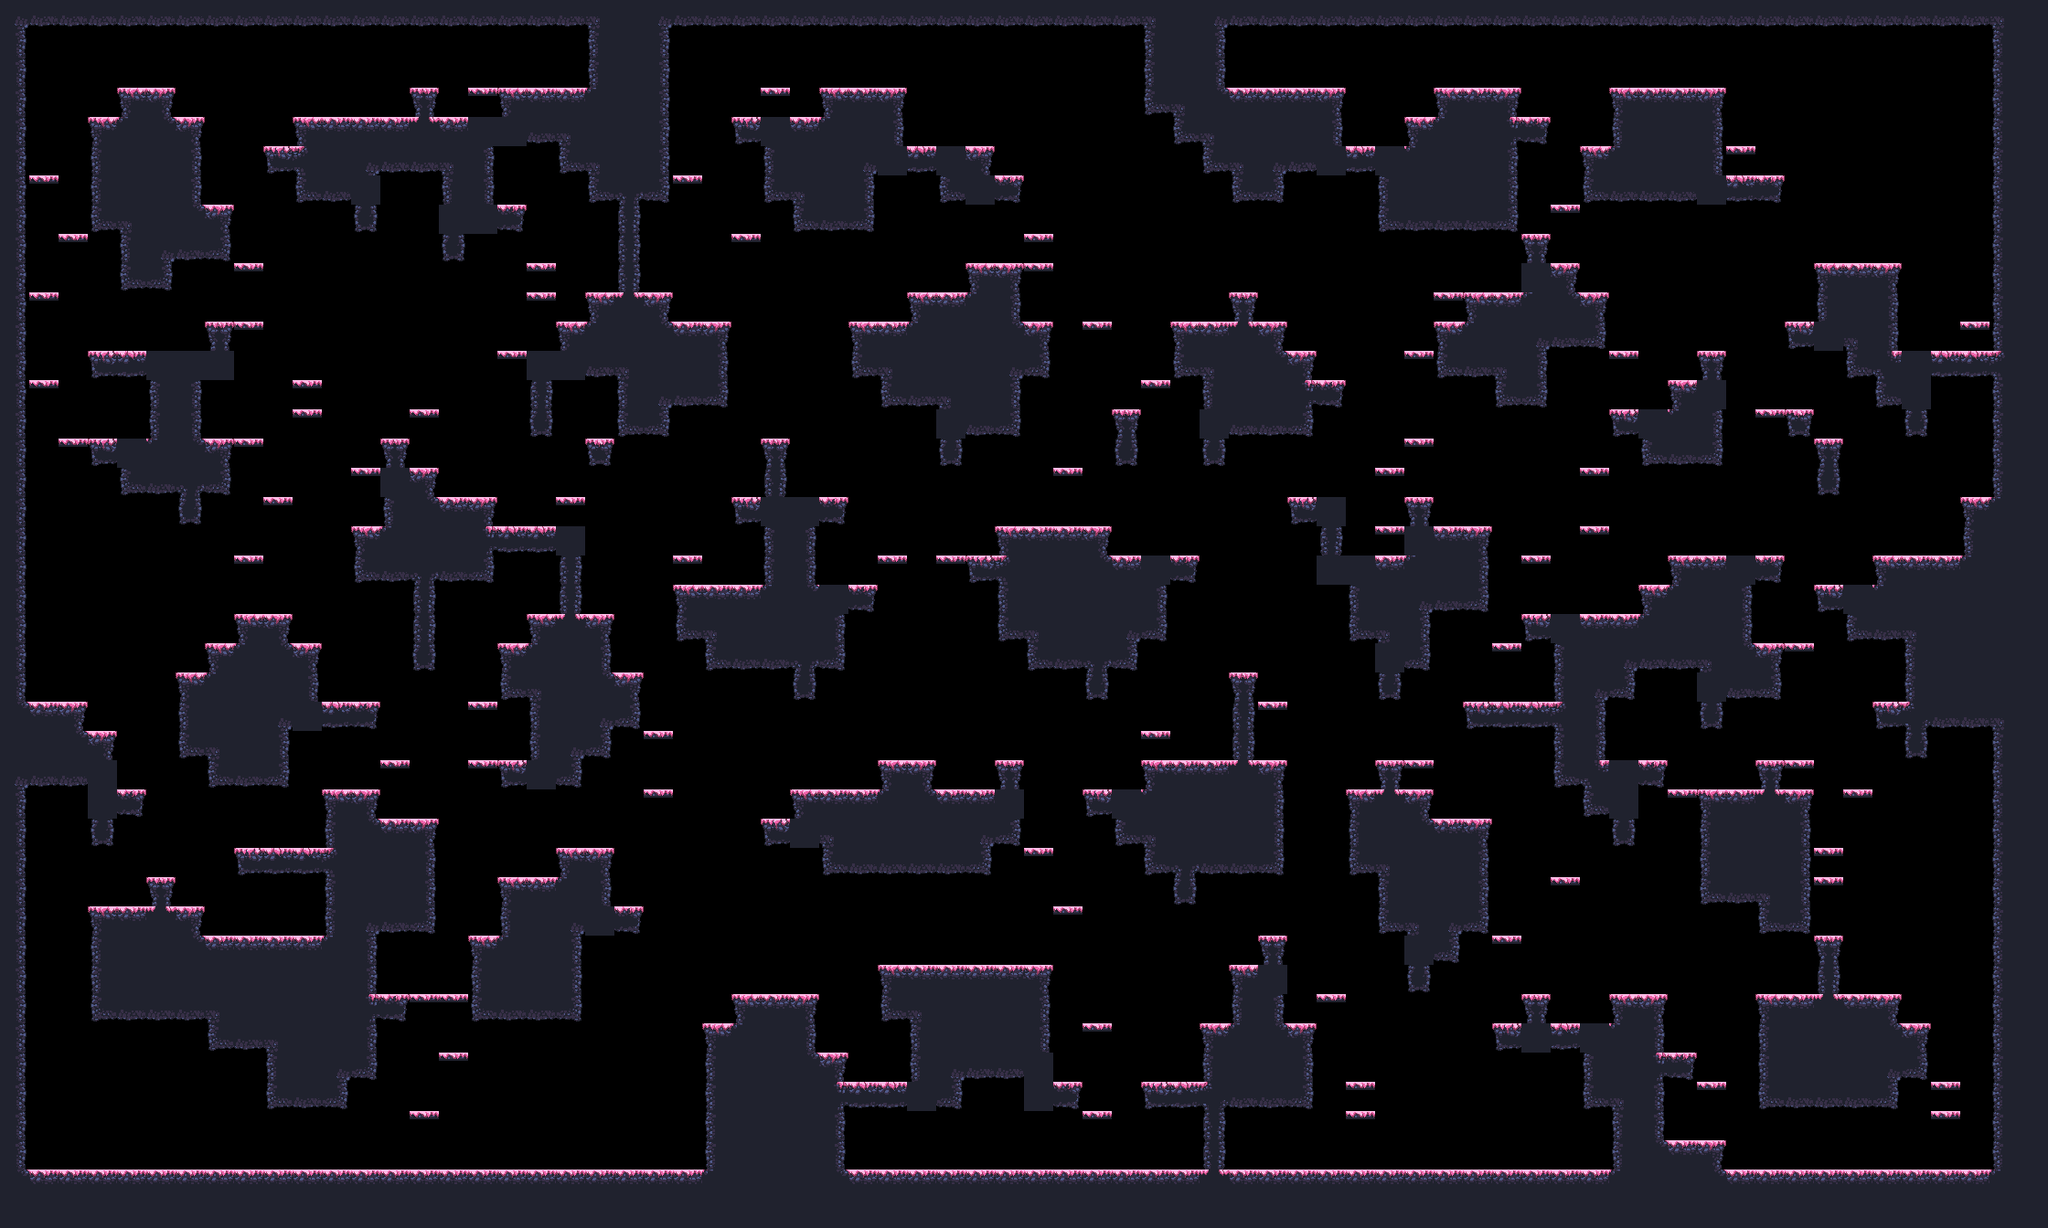

The image is a tile-based game level rendered from a .tmx file. Its description and source (layers, tilesets, objects; grid data summarised) follow:
An orthogonal 70x42 tile map with 32x32 px tiles, 1 tile layer (main) and 17 objects (9x spawn, spawnPlayer0, spawnCrown0, spawnPlayer1, spawnCrown1, ...).

<map compressionlevel="0" height="42" infinite="0" nextlayerid="3" nextobjectid="4" orientation="orthogonal" renderorder="right-down" tiledversion="1.3.2" tileheight="32" tilewidth="32" version="1.2" width="70">
 <tileset firstgid="1" source="forest_spring_tile_set.tsx" />
 <layer height="42" id="1" name="main" width="70">
  <data>[2940 cells, 1274 non-empty, 27 distinct tile ids]</data>
 </layer>
 <objectgroup id="2" name="objects"><object id="1" name="spawnPlayer0" x="352" y="80.0" /><object id="2" name="spawnCrown0" x="288" y="112.0" /><object id="3" name="spawnPlayer1" x="2144" y="336.0" /><object id="4" name="spawnCrown1" x="2080" y="240.0" /><object id="5" name="spawnPlayer2" x="128" y="1232.0" /><object id="6" name="spawnCrown2" x="96" y="1232.0" /><object id="7" name="spawnPlayer3" x="2112" y="1232.0" /><object id="8" name="spawnCrown3" x="2144" y="1232.0" /><object id="9" name="spawn" x="1504" y="112.0" /><object id="10" name="spawn" x="1600" y="1232.0" /><object id="11" name="spawn" x="1248" y="400.0" /><object id="12" name="spawn" x="1472" y="496.0" /><object id="13" name="spawn" x="768" y="1072.0" /><object id="14" name="spawn" x="1120" y="1008.0" /><object id="15" name="spawn" x="1856" y="560.0" /><object id="16" name="spawn" x="1024" y="272.0" /><object id="17" name="spawn" x="1600" y="720.0" /></objectgroup></map>
